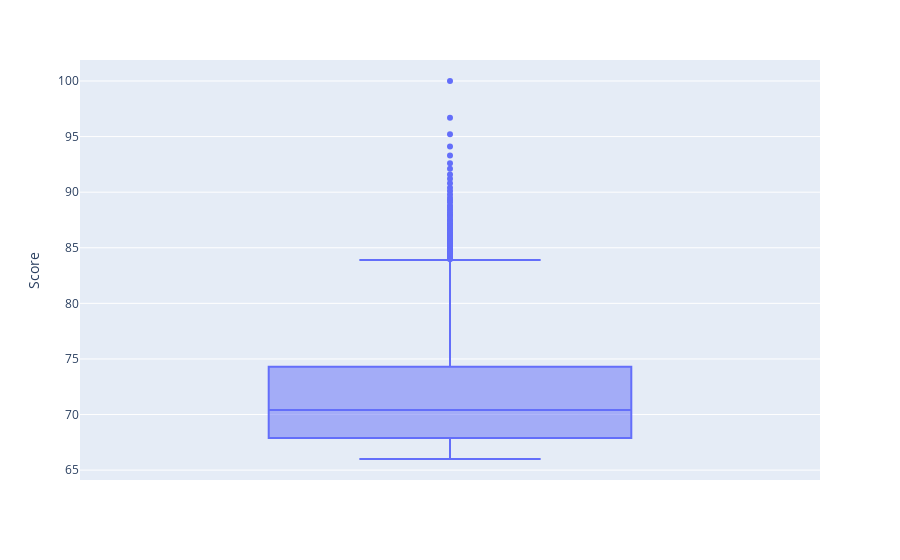

The notebook cell this image was saved under:
### Markdown cell above
We will now check outliers in the data using boxplots.

### Code cell
fig = px.box(data_frame=wru_ranking, y="Score")
fig.show()

### Figure 1 — Plotly figure (JSON) as saved in the notebook; plotly's stock layout.template omitted (floating-point values rounded to 4 significant figures; data arrays with more than 128 entries replaced by an {"elided": "..."} marker saying what was removed)
{"data": [{"alignmentgroup": "True", "hovertemplate": "Score=%{y}<extra></extra>", "legendgroup": "", "marker": {"color": "#636efa"}, "name": "", "notched": false, "offsetgroup": "", "orientation": "v", "showlegend": false, "type": "box", "x0": " ", "xaxis": "x", "y": {"elided": "2000 float values"}, "y0": " ", "yaxis": "y"}], "layout": {"boxmode": "group", "legend": {"tracegroupgap": 0}, "margin": {"t": 60}, "xaxis": {"anchor": "y", "domain": [0, 1]}, "yaxis": {"anchor": "x", "domain": [0, 1], "title": {"text": "Score"}}}}
